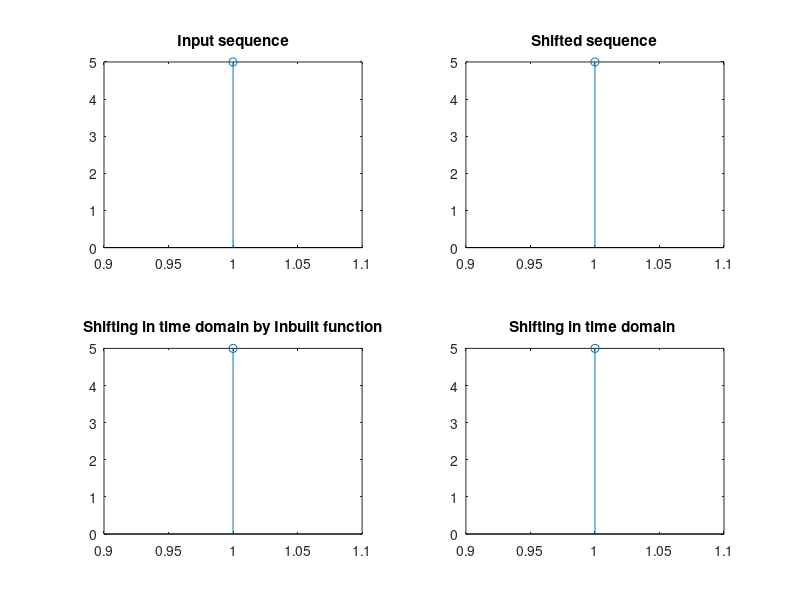

Recreate this plot in MATLAB.
clc;
close all;
clear all;
%Circular time shifting
x=input('Enter  the samples');
L=2;
f=circshift(x,[1,L]);
subplot(2,2,1);
stem(x);
title('Input sequence');


subplot(2,2,2);
stem(f);
title('Shifted sequence');

N=length(f);
z=fft(f,N);
subplot(2,2,3);
stem(z);
title('Shifting in time domain by Inbuilt function');

Y=fft(x,N);
for p=1:N
    y(p)=0;
    for k=p
        y(p)=Y(k)*exp((-j*2*pi*L*(k-1))/N);
    end
end

subplot(2,2,4);
stem(y);
title('Shifting in time domain ');


    